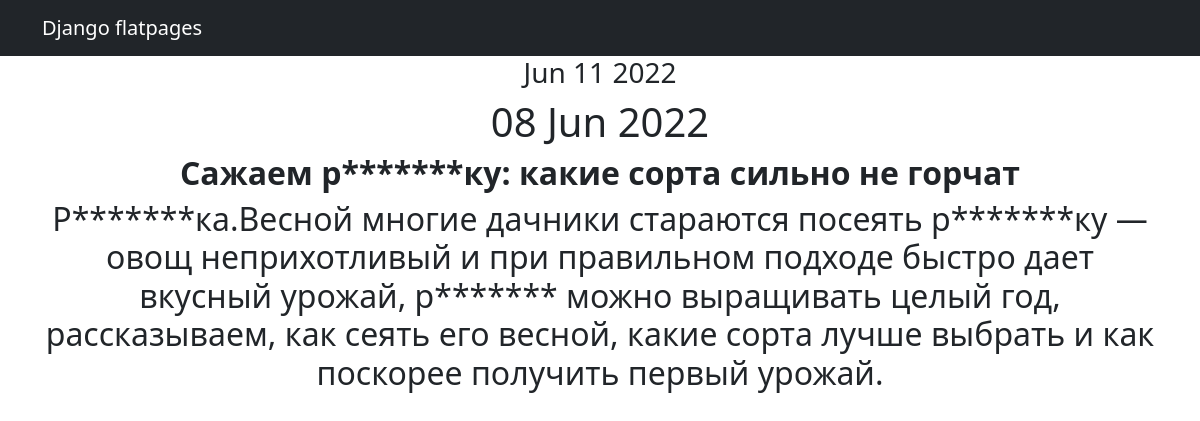
Screenshot of /news/1 with the database file from the repository.
### news/models.py (models this page shows, shortened)
class News(models.Model):
    dateCreation = models.DateTimeField(max_length=10, auto_now_add=True)
    Title = models.CharField(
        max_length=50,
        unique=True,
    )
    Text = models.TextField()

### news/views.py (the view)
# urls.py: path('<int:pk>', NewsDetail.as_view()),
class NewsDetail(DetailView):
    model = News
    template_name = 'news_item.html'
    context_object_name = 'news_item'

### news/templatetags/custom_filter.py (called while the page is built)
@register.filter(name='censor')
def censor(value):
    low = value.lower()
    CENSORED_WORDS = {'редиска'}
    for i in CENSORED_WORDS:
        if i.find(low):
            low = value.replace(i[1:5:], "*" * len(i))
    return f'{low}'

### news/templatetags/custom_tags.py (called while the page is built)
@register.simple_tag()
def current_time(format_string='%b %d %Y'):
    return datetime.utcnow().strftime(format_string)

### templates/news_item.html (shortened to what this page needs)
{% extends 'flatpages/default.html' %}
{% load custom_filter %}
{% load custom_tags %}
{% block content %}
<h3>{% current_time '%b %d %Y' %}</h3>
<h1>{{ news_item.dateCreation|date:'d M Y' }}</h1>
<h2><b>{{ news_item.Title|censor }}</b></h2>
<h2>{{ news_item.Text|censor }}</h2>
{% endblock content %}

### rows the page displays
News: dateCreation "08 Jun 2022", Title|censor "Сажаем р*******ку: какие сорта сильно не горчат", Text|censor "Р*******ка.Весной многие дачники стараются посеять р*******ку — овощ неприхотливый и при правильном подходе быстро дает вкусный урожай, р******* можно выращивать целый год, рассказываем, как сеять его весной, какие сорта лучше выбрать и как поскорее получить первый урожай."
